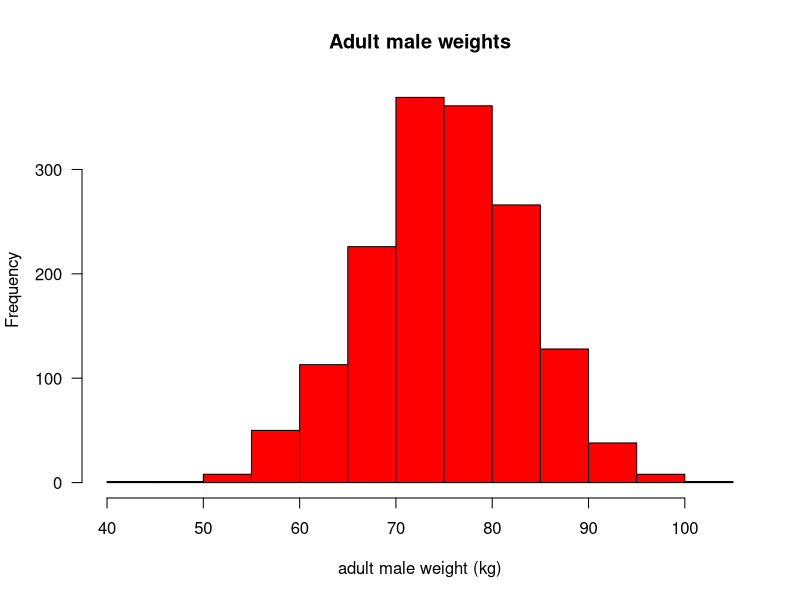
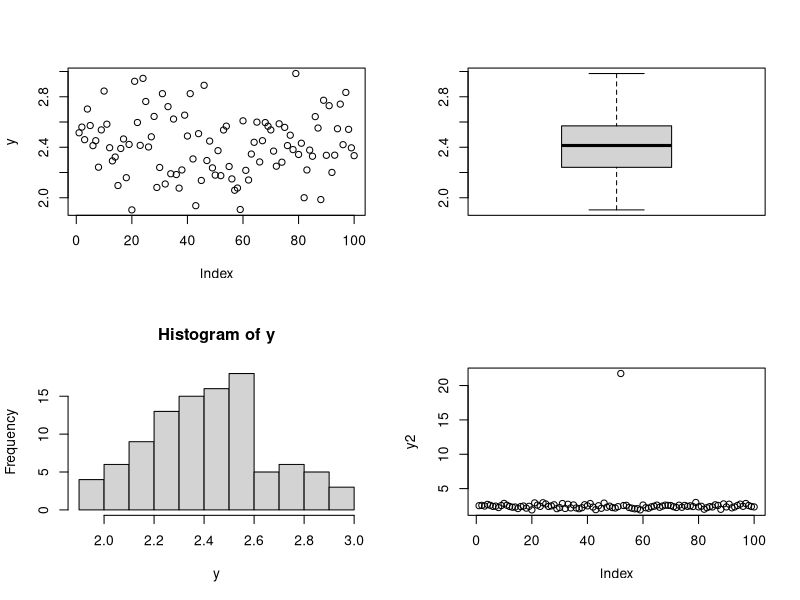
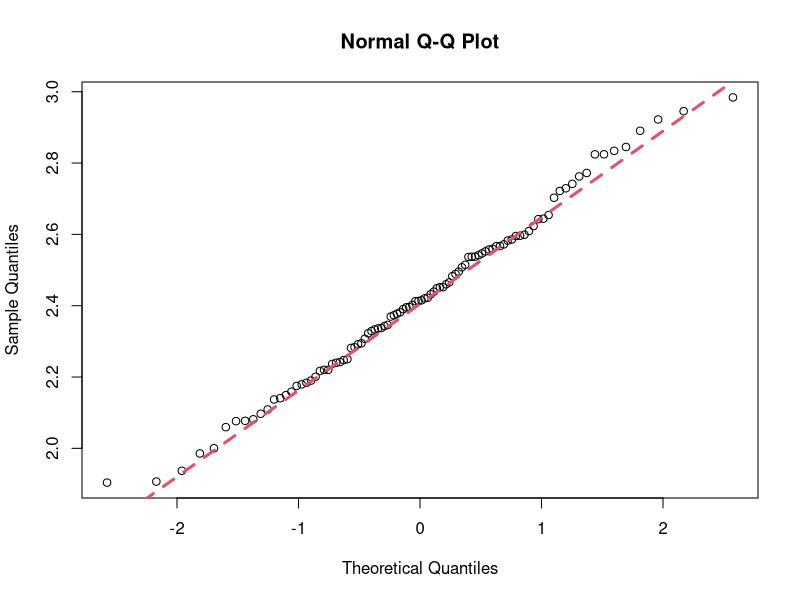
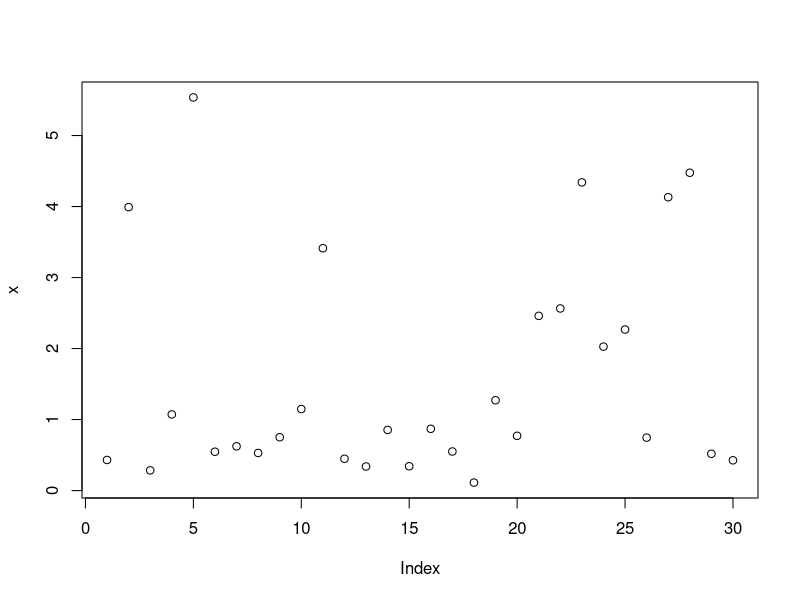
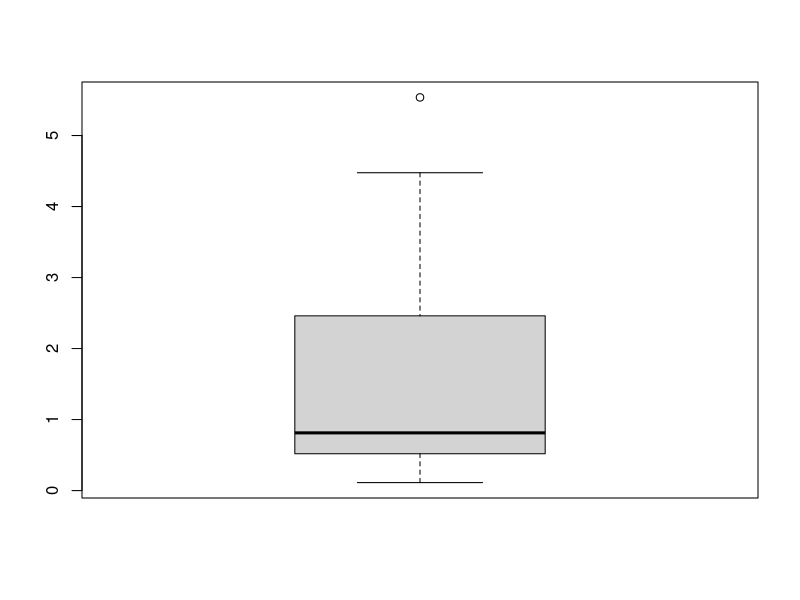
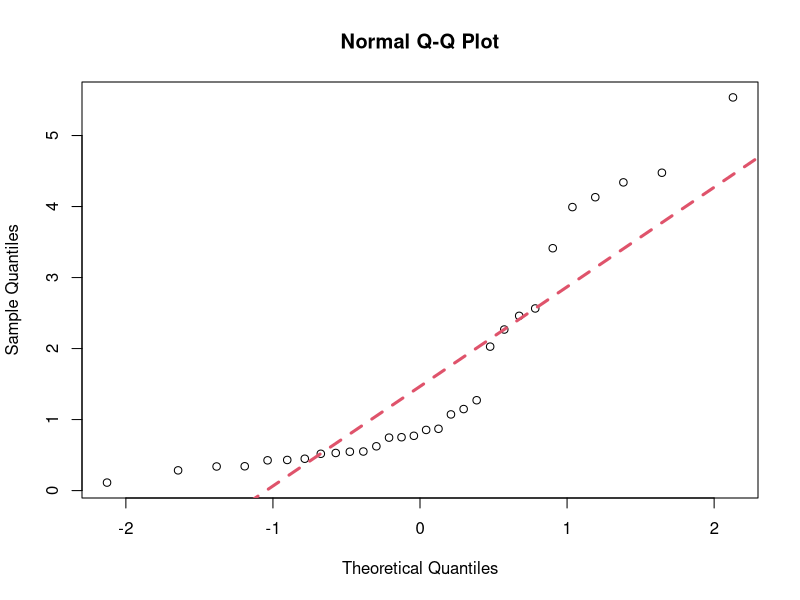

Recreate these plots in R, in order.
## ---- chunk 1
#let's simulate the weight of 1570 adult males
set.seed(15) # by doing this, the random draw performed in the following line will be always the same (15 could be replaced by any number of your choice)
data1 = rnorm(1570, mean = 75, sd = 8)
hist(data1, main="Adult male weights", xlab="adult male weight (kg)", col="red", las=1)
## ---- chunk 2
setwd("~/TEACHING IN FREIBURG/11 - Statistics with R fall 2015/4_Classical Tests")
data = read.table("das.txt", header = T)
summary(data)
## ---- chunk 3
attach(data) #remember to use search() to verify what is/is not attached)
par(mfrow = c(2, 2))
plot(y)
boxplot(y)
hist(y, breaks = 10)  # hist is not good to check for normality properly
y2 = y
y2[52] = 21.75 # suppose 52nd value 21.75 instead of 2.175:
plot(y2)     #very good to spot mistakes, outliers
par(mfrow=c(1,1))

## ---- chunk 4
qqnorm(y)
qqline(y, lty = 2, col = 2, lwd = 3)
## ---- chunk 5
shapiro.test(y)  ## very good, these data are normally distributed
detach(data)
## ---- chunk 6
set.seed(5) # by doing this, the random draw performed in the following line will be always the same (5 could be replaced by any number of your choice)
x=exp(rnorm(30))  #rnorm without specification picks data from the standard normal mean = 0, sd = 1
plot(x)
boxplot(x)
qqnorm(x)
qqline(x,lty=2,col=2,lwd=3)
shapiro.test(x)
